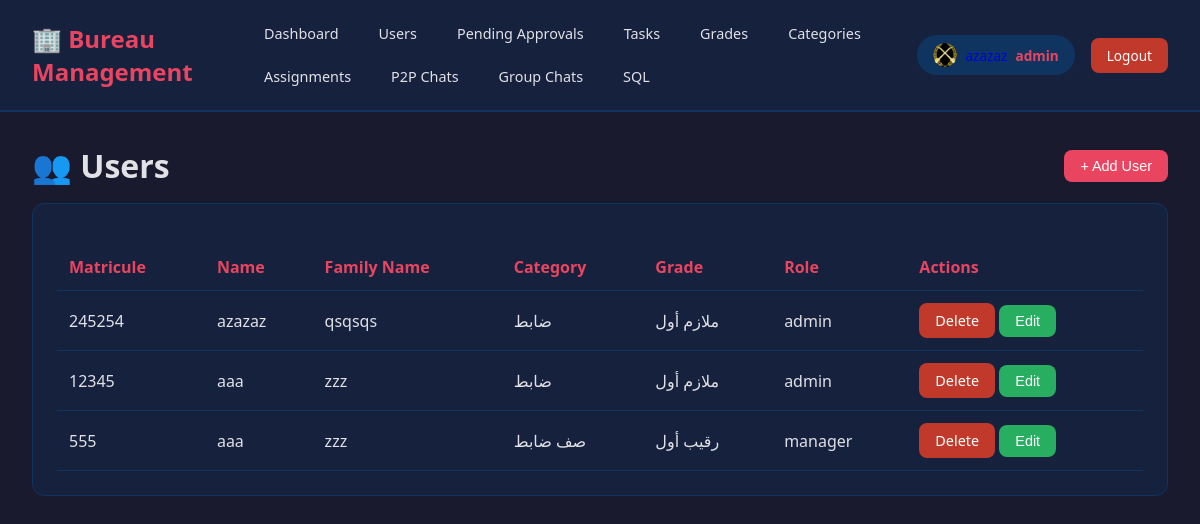
/web/users (signed in), run on the app's committed database.
### database.py (models this page shows)
class User(db.Model):
    __tablename__ = 'users'
    matricule = db.Column(db.Text, primary_key=True)
    name = db.Column(db.Text, nullable=False)
    family_name = db.Column(db.Text, nullable=False)
    category = db.Column(db.Integer, db.ForeignKey('categories.category_id'), nullable=False)
    grade = db.Column(db.Integer, db.ForeignKey('grades.grade_id'), nullable=True)
    user_name = db.Column(db.Text, nullable=False)
    password = db.Column(db.Text, nullable=False)
    profil_pic_url = db.Column(db.Text, nullable=False)
    user_role = db.Column(db.Integer, db.ForeignKey('user_roles.user_role_id'), nullable=False)
    is_approved = db.Column(db.Boolean, nullable=False, default=False)  # NEW: Approval status
    category_rel = db.relationship('Category', backref='users')
    grade_rel = db.relationship('Grade', backref='users')
    role_rel = db.relationship('UserRole', backref='users')
    approval_request = db.relationship('UserApprovalRequest', uselist=False, backref='user', cascade='all, delete-orphan')

class Category(db.Model):
    __tablename__ = 'categories'
    category_id = db.Column(db.Integer, primary_key=True)
    category_name = db.Column(db.Text, nullable=False)

class Grade(db.Model):
    __tablename__ = 'grades'
    grade_id = db.Column(db.Integer, primary_key=True)
    grade_name = db.Column(db.Text, nullable=False)
    category_id = db.Column(db.Integer, db.ForeignKey('categories.category_id'), nullable=False, default=1)
    category_rel = db.relationship('Category', backref='grades')

class UserRole(db.Model):
    __tablename__ = 'user_roles'
    user_role_id = db.Column(db.Integer, primary_key=True, autoincrement=True)
    role = db.Column(db.Text, nullable=False)

### app.py (the view)
@app.route('/web/users')
@manager_required
def web_users():
    users = User.query.all()
    grades = Grade.query.all()
    categories = Category.query.all()
    roles = UserRole.query.all()
    return render_template('tables/users.html', users=users, grades=grades, categories=categories, roles=roles)

### app.py (called while the page is built)
@app.context_processor
def inject_pending_approvals_count():
    def get_pending_approvals_count():
        return UserApprovalRequest.query.count()
    return dict(get_pending_approvals_count=get_pending_approvals_count)

@app.context_processor
def inject_user_profile_pic():
    def get_user_profile_pic():
        if 'user_matricule' in session:
            user = User.query.get(session['user_matricule'])
            if user:
                return get_profile_picture_url(user)
        return '/static/uploads/profiles/default.png'
    return dict(profile_pic=get_user_profile_pic())

### utils.py (called while the page is built)
def get_profile_picture_url(user):
    if user and user.profil_pic_url and user.profil_pic_url.strip():
        return user.profil_pic_url
    return "/static/uploads/profiles/default.png"

### templates/tables/users.html (shortened to what this page needs)
{% extends "base.html" %}
{% block content %}
<div style="display: flex; justify-content: space-between; align-items: center; margin-bottom: 1rem;">
    <h1>👥 Users</h1>
    <button class="btn btn-primary" onclick="document.getElementById('addModal').classList.add('active')">+ Add User</button>
</div>
<div class="card">
    <table>
        <thead><tr><th>Matricule</th><th>Name</th><th>Family Name</th><th>Category</th><th>Grade</th><th>Role</th><th>Actions</th></tr></thead>
        <tbody>
            {% for user in users %}
            <tr>
                <td>{{ user.matricule }}</td>
                <td>{{ user.name }}</td>
                <td>{{ user.family_name }}</td>
                <td>{{ user.category_rel.category_name if user.category_rel else user.category }}</td>
                <td>{{ user.grade_rel.grade_name if user.grade_rel else user.grade }}</td>
                <td>{{ user.role_rel.role if user.role_rel else 'Unknown' }}</td>
                <td>
                    {% set current_role = session.get('user_role', 3) %}
                    {% set target_role = user.user_role %}
                    <a href="{{ url_for('web_delete_user', matricule=user.matricule) }}" class="btn btn-danger" onclick="return confirm('Delete this user?')">Delete</a>
                    {% if current_role <= target_role %}
                    <button class="btn btn-success" onclick="openEditModal('{{ user.matricule }}', '{{ user.name }}', '{{ user.family_name }}', '{{ user.category }}', '{{ user.grade }}', '{{ user.user_role }}')">Edit</button>
                    {% endif %}
                </td>
            </tr>
            {% endfor %}
        </tbody>
    </table>
</div>
                    {% set current_role = session.get('user_role', 3) %}
                    {% set current_role = session.get('user_role', 3) %}
{% endblock %}

### templates/base.html (shortened to what this page needs)
<!DOCTYPE html>
<html lang="en">
<head>
</head>
<body>
    <nav class="navbar">
        <div class="navbar-left">
            <h1>🏢 Bureau Management</h1>
            <div class="nav-links">
                <a href="{{ url_for('dashboard') }}">Dashboard</a>
                {% if session.get('user_role') in [1, 2] %}<a href="{{ url_for('web_users') }}">Users</a>{% endif %}
                {% if session.get('user_role') in [1, 2] %}<a href="{{ url_for('web_pending_approvals') }}">Pending Approvals</a>{% endif %}
                <a href="{{ url_for('web_tasks') }}">Tasks</a>
                {% if session.get('user_role') == 1 %}<a href="{{ url_for('web_grades') }}">Grades</a>{% endif %}
                {% if session.get('user_role') == 1 %}<a href="{{ url_for('web_categories') }}">Categories</a>{% endif %}
                {% if session.get('user_role') in [1, 2] %}<a href="{{ url_for('web_assignments') }}">Assignments</a>{% endif %}
                <a href="{{ url_for('web_p2p_chats') }}">P2P Chats</a>
                <a href="{{ url_for('web_group_chats') }}">Group Chats</a>
                {% if session.get('user_role') == 1 %}<a href="{{ url_for('web_sql') }}">SQL</a>{% endif %}
            </div>
        </div>
        <div class="user-info">
            <a href="{{ url_for('profile') }}" style="text-decoration: none;">
                <div class="user-badge" style="display: flex; align-items: center; gap: 0.5rem; cursor: pointer;">
                    <img src="{{ profile_pic if profile_pic is defined else '/static/uploads/profiles/default.png' }}"
                         alt="" style="width: 24px; height: 24px; border-radius: 50%; object-fit: cover;">
                    <span>{{ session.get('user_name', 'Guest') }}</span>
                    <span class="role">{{ session.get('user_role_name', 'Unknown') }}</span>
                </div>
            </a>
            <a href="{{ url_for('logout') }}" class="btn-logout">Logout</a>
        </div>
    </nav>
    <div class="container">
        {% block content %}{% endblock %}
    </div>
</body>
</html>

### templates/base.html (style rules this page uses)
* { margin: 0; padding: 0; box-sizing: border-box; }
body { font-family: 'Segoe UI', Tahoma, Geneva, Verdana, sans-serif; background: #1a1a2e; color: #e1e1e6; min-height: 100vh; }
.navbar { background: #16213e; padding: 1rem 2rem; display: flex; align-items: center; justify-content: space-between; border-bottom: 2px solid #0f3460; }
.navbar-left { display: flex; align-items: center; gap: 2rem; }
.navbar h1 { color: #e94560; font-size: 1.5rem; }
.nav-links { display: flex; gap: 0.5rem; flex-wrap: wrap; }
.nav-links a { color: #e1e1e6; text-decoration: none; padding: 0.5rem 1rem; border-radius: 8px; transition: all 0.3s; font-size: 0.9rem; }
.user-info { display: flex; align-items: center; gap: 1rem; }
.user-badge { background: #0f3460; padding: 0.5rem 1rem; border-radius: 20px; font-size: 0.85rem; }
.user-badge .role { color: #e94560; font-weight: bold; }
.btn-logout { background: #c0392b; color: white; padding: 0.5rem 1rem; border-radius: 8px; text-decoration: none; font-size: 0.85rem; transition: background 0.3s; }
.container { padding: 2rem; max-width: 1400px; margin: 0 auto; }
.card { background: #16213e; border-radius: 12px; padding: 1.5rem; margin-bottom: 1.5rem; border: 1px solid #0f3460; }
table { width: 100%; border-collapse: collapse; margin-top: 1rem; }
th, td { padding: 0.75rem; text-align: left; border-bottom: 1px solid #0f3460; }
th { color: #e94560; font-weight: 600; }
.btn { display: inline-block; padding: 0.5rem 1rem; border-radius: 8px; text-decoration: none; border: none; cursor: pointer; font-size: 0.9rem; transition: all 0.3s; }
.btn-primary { background: #e94560; color: white; }
.btn-danger { background: #c0392b; color: white; }
.btn-success { background: #27ae60; color: white; }

### data on the page
User: profil_pic_url (picture), matricule "245254", name "azazaz", family_name "qsqsqs", category_rel "ضابط", grade_rel "ملازم أول", role_rel "admin"
User: matricule "12345", name "aaa", family_name "zzz", category_rel "ضابط", grade_rel "ملازم أول", role_rel "admin"
User: matricule "555", name "aaa", family_name "zzz", category_rel "صف ضابط", grade_rel "رقيب أول", role_rel "manager"

### other printed values
{{ session.get('user_role_name', 'Unknown') }} "admin"
